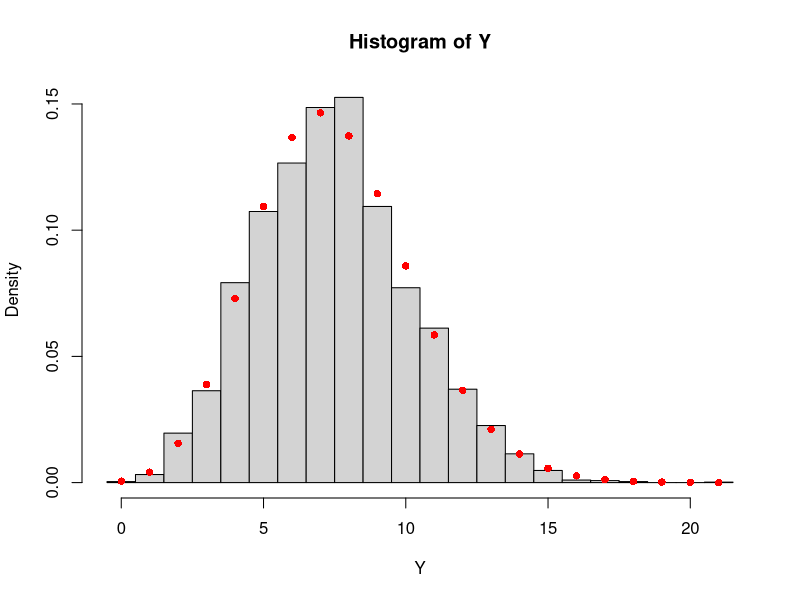
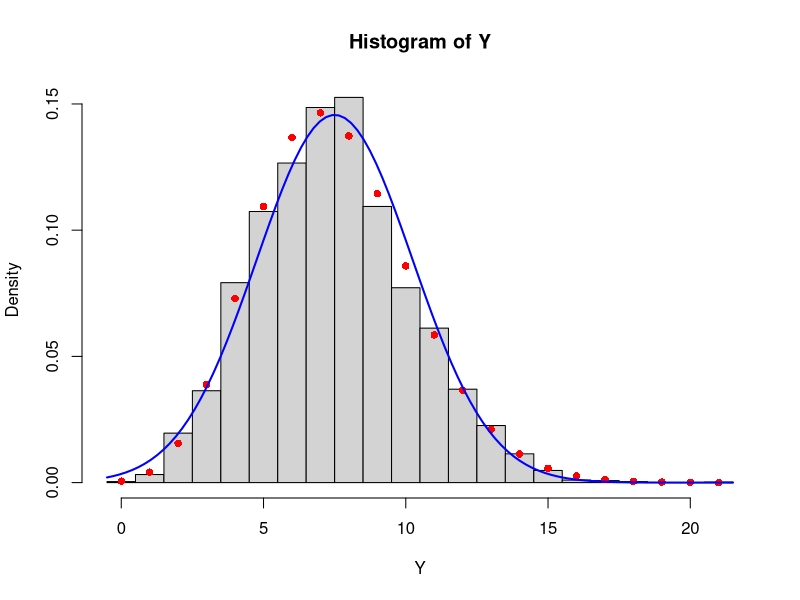
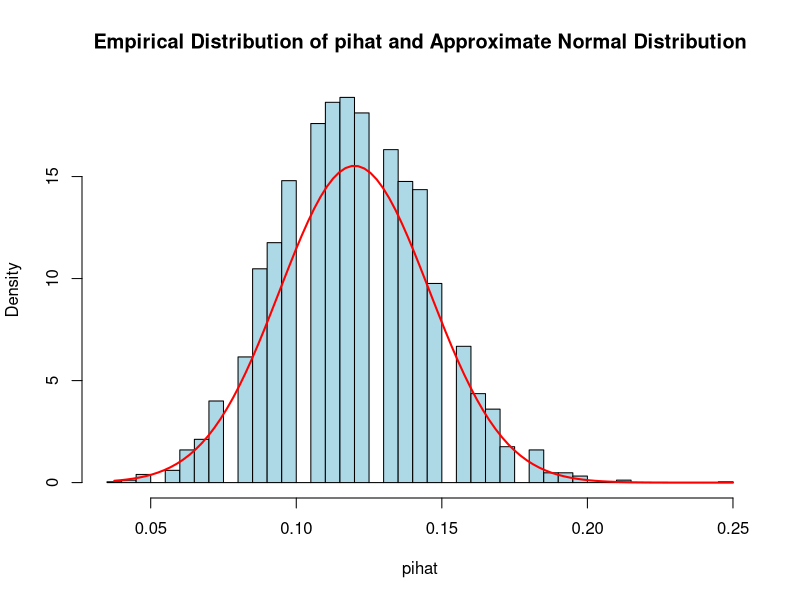

Recreate these plots in R, in order.
## ---- chunk 1
#Retain this code chunk!!!
library(knitr)

knitr::opts_chunk$set(echo = FALSE)
knitr::opts_chunk$set(message = FALSE)
## ---- chunk 2
#Q4
set.seed(5821)

n = 5000

Y = rpois(n, lambda = 7.5)

sample_mean <- mean(Y)
sample_variance = var(Y)

cat("sample Mean:", sample_mean, "\n")
cat("Sample Variance:", sample_variance, "\n")


## ---- chunk 3
#Q5
x = seq(0, max(Y))
hist(Y, freq = FALSE, breaks = seq(-0.5, max(Y)+0.5, 1))
#This choice of breaks is suggested to center each bar at an integer value since the Poisson distribution takes only integer values!
points(x, dpois(x, 7.5), col = "red", pch = 16)
## ---- chunk 4
#Q6
x = seq(0, max(Y))
hist(Y, freq = FALSE, breaks = seq(-0.5, max(Y)+0.5, 1))
#This choice of breaks is suggested to center each bar at an integer value since the Poisson distribution takes only integer values!
points(x, dpois(x, 7.5), col = "red", pch = 16)
#This choice of breaks is suggested to center each bar at an integer value since the Poisson distribution takes only integer values!
curve(dnorm(x, mean = 7.5, sd = sqrt(7.5)), col="blue", lwd=2, add = TRUE)
## ---- chunk 5

#Q7
n = 160
p = .12

E_Y <- n*p
Var_y <- n*p*(1-p)

cat("Expected Value:", E_Y, "\n")
cat("Expected Variance:", Var_y, "\n")


## ---- chunk 6
#Q8
n = 160
p = .12

E_pihat <- p
Var_pihat <- p*(1-p)/n

cat("Expected Value:", E_pihat, "\n")
cat("Expected Variance:", Var_pihat, "\n")


## ---- chunk 7
#Q9
set.seed(4966)

i = 5000


Y = rbinom(i, n,p)

sample_mean <- mean(Y)
sample_variance = var(Y)

pihat = Y/n

pihat_mean <- sample_mean / n
pihat_variance <- sample_variance/n**2

cat("sample Mean:", pihat_mean, "\n")
cat("Sample Variance:", pihat_variance, "\n")

## ---- chunk 8
#Q10

hist(pihat, freq = FALSE, breaks = 50, 
     main = "Empirical Distribution of pihat and Approximate Normal Distribution",
     xlab = "pihat", col = "lightblue", border = "black")

x_vals <- seq(min(pihat), max(pihat), length = 100)
y_vals <- dnorm(x_vals, mean = E_pihat, sd = sqrt(Var_pihat))
lines(x_vals, y_vals, col = "red", lwd = 2)


## ---- chunk 9
#Q11
n <- 1574
y <- 803
pi <- .5

pihat <- y/n

cat("observed rate pihat:", pihat, "\n")

## ---- chunk 10
#Q12

pi0 <- .5

z <- (pihat - pi0) / sqrt(pihat * (1 - pihat)/n)

x <- z**2

p <- pchisq(x, df=1, lower.tail = FALSE)

cat("wald test chi squared statistic is:", x, "\n")
cat("with a p value of", p, "\n")

## ---- chunk 11
#Q13
pi0 <- .5

z <- (pihat - pi0) / sqrt(pi0 * (1 - pi0)/n)

x <- z**2

p <- pchisq(x, df=1, lower.tail = FALSE)

cat("score test chi squared statistic is:", x, "\n")
cat("with a p value of", p, "\n")
## ---- chunk 12
#Q14

L0 <- y * log(pi0) + (n - y) * log(1 - pi0)

L1 <- y * log(pihat) + (n - y) * log(1 - pihat)


likelyhood_ratio = -2*(L0 - L1)


p <- pchisq(likelyhood_ratio, df = 1, lower.tail = FALSE)


cat("likelyhood_ratio test chi squared statistic is:", likelyhood_ratio, "\n")
cat("with a p value of", p, "\n")

